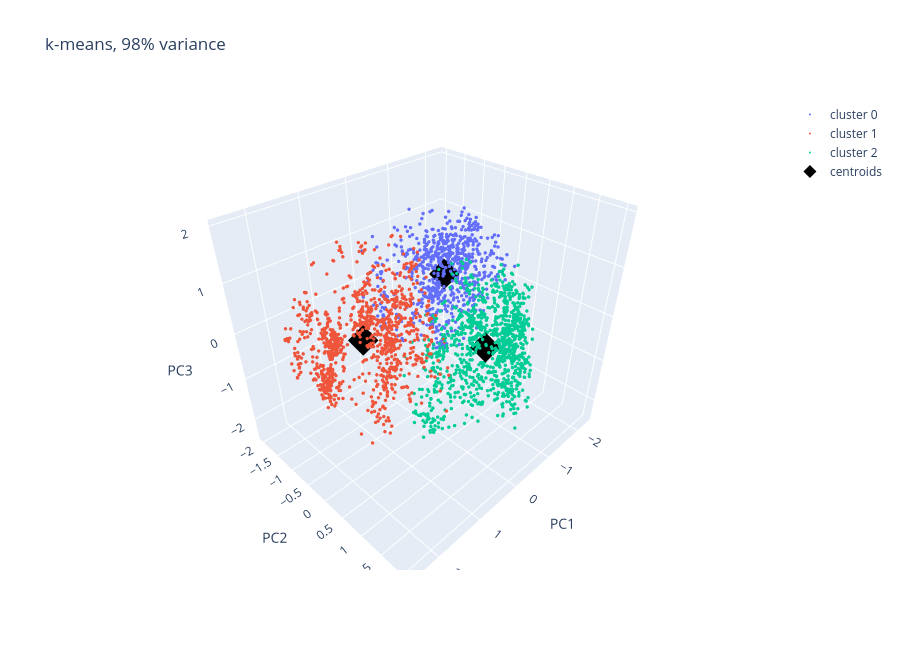
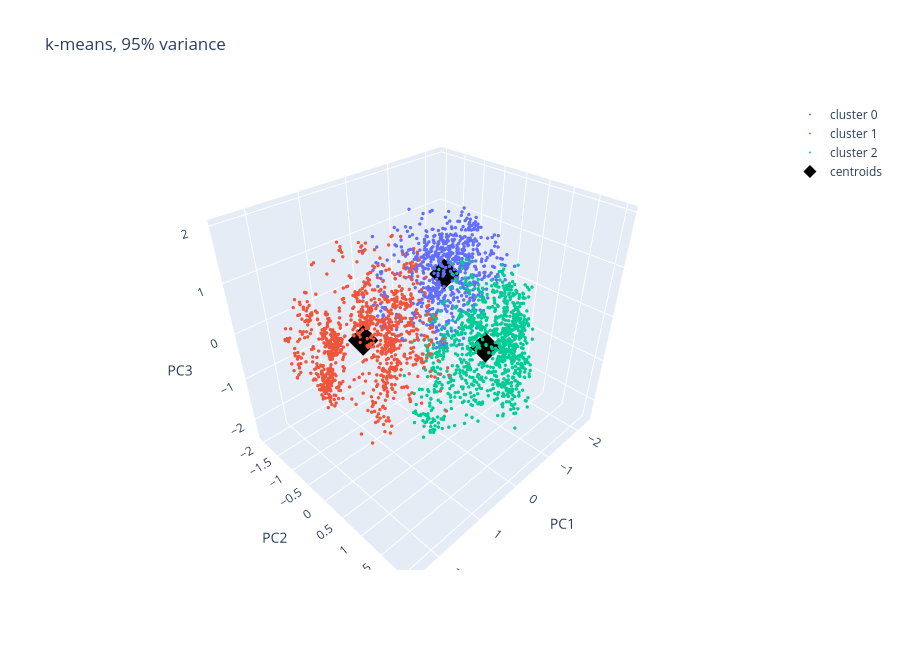
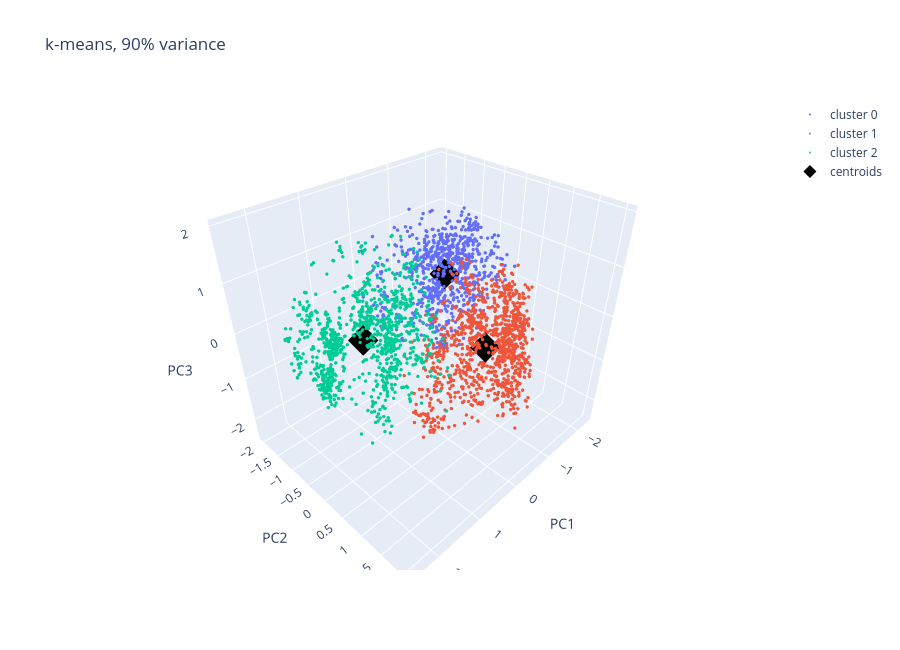
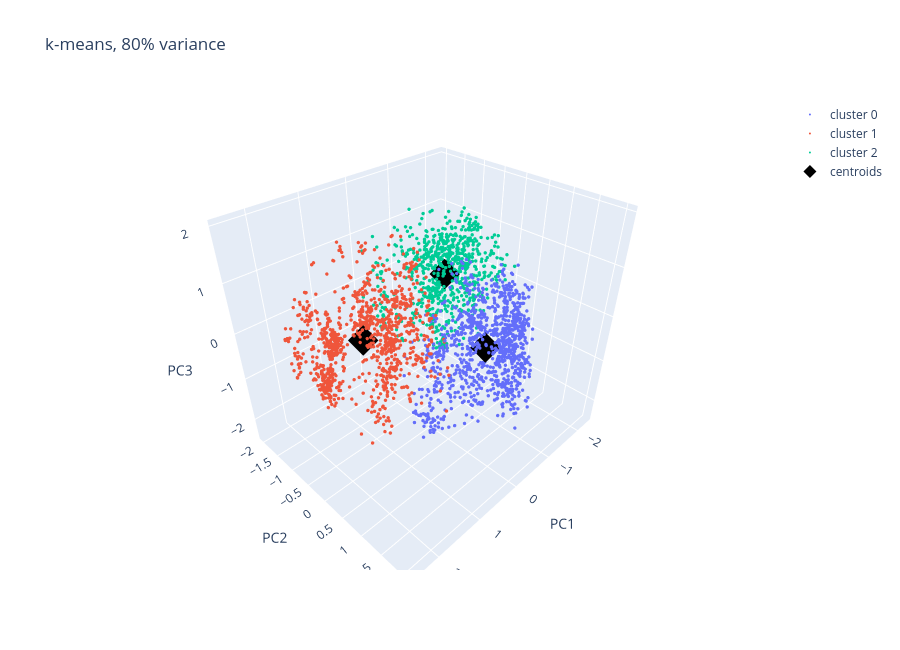

The code cell stored with these charts, in order, in its notebook:
### Markdown cell above
### Bonus a + b - 3D Interactive graphs

### Code cell
import plotly.graph_objects as go


def plot_3d(Z, colors, title, centers=None, names=None, palette=None):
    fig = go.Figure()
    for value in sorted(np.unique(colors)):
        mask = colors == value
        fig.add_trace(go.Scatter3d(
            x=Z[mask, 0], y=Z[mask, 1], z=Z[mask, 2],
            mode='markers',
            marker=dict(size=2, color=palette[value] if palette else None),
            name=names[value] if names else f'cluster {value}'
        ))
    if centers is not None:
        fig.add_trace(go.Scatter3d(
            x=centers[:, 0], y=centers[:, 1], z=centers[:, 2],
            mode='markers', marker=dict(size=10, symbol='diamond', color='black'),
            name='centroids'
        ))
    fig.update_layout(title=title, height=650,
                      scene=dict(xaxis_title='PC1', yaxis_title='PC2', zaxis_title='PC3'))
    fig.show()

# a) one plot per clustering
for t in thresholds:
    plot_3d(reduced[t][1], models[t].labels_, f"k-means, {int(t * 100)}% variance",
            centers=models[t].cluster_centers_)

### Figure 1 — Plotly figure (JSON) as saved in the notebook; plotly's stock layout.template omitted (floating-point values rounded to 4 significant figures; data arrays with more than 128 entries replaced by an {"elided": "..."} marker saying what was removed)
{"data": [{"marker": {"size": 2}, "mode": "markers", "name": "cluster 0", "type": "scatter3d", "x": {"elided": "781 float values"}, "y": {"elided": "781 float values"}, "z": {"elided": "781 float values"}}, {"marker": {"size": 2}, "mode": "markers", "name": "cluster 1", "type": "scatter3d", "x": {"elided": "1087 float values"}, "y": {"elided": "1087 float values"}, "z": {"elided": "1087 float values"}}, {"marker": {"size": 2}, "mode": "markers", "name": "cluster 2", "type": "scatter3d", "x": {"elided": "1062 float values"}, "y": {"elided": "1062 float values"}, "z": {"elided": "1062 float values"}}, {"marker": {"color": "black", "size": 10, "symbol": "diamond"}, "mode": "markers", "name": "centroids", "type": "scatter3d", "x": [-1.214, 1.32, -0.4583], "y": [-0.8396, -0.2639, 0.8875], "z": [0.1832, 0.1657, -0.3043]}], "layout": {"height": 650, "scene": {"xaxis": {"title": {"text": "PC1"}}, "yaxis": {"title": {"text": "PC2"}}, "zaxis": {"title": {"text": "PC3"}}}, "title": {"text": "k-means, 98% variance"}}}

### Figure 2 — Plotly figure (JSON) as saved in the notebook; plotly's stock layout.template omitted (floating-point values rounded to 4 significant figures; data arrays with more than 128 entries replaced by an {"elided": "..."} marker saying what was removed)
{"data": [{"marker": {"size": 2}, "mode": "markers", "name": "cluster 0", "type": "scatter3d", "x": {"elided": "781 float values"}, "y": {"elided": "781 float values"}, "z": {"elided": "781 float values"}}, {"marker": {"size": 2}, "mode": "markers", "name": "cluster 1", "type": "scatter3d", "x": {"elided": "1087 float values"}, "y": {"elided": "1087 float values"}, "z": {"elided": "1087 float values"}}, {"marker": {"size": 2}, "mode": "markers", "name": "cluster 2", "type": "scatter3d", "x": {"elided": "1062 float values"}, "y": {"elided": "1062 float values"}, "z": {"elided": "1062 float values"}}, {"marker": {"color": "black", "size": 10, "symbol": "diamond"}, "mode": "markers", "name": "centroids", "type": "scatter3d", "x": [-1.214, 1.32, -0.4583], "y": [-0.8396, -0.2639, 0.8875], "z": [0.1832, 0.1657, -0.3043]}], "layout": {"height": 650, "scene": {"xaxis": {"title": {"text": "PC1"}}, "yaxis": {"title": {"text": "PC2"}}, "zaxis": {"title": {"text": "PC3"}}}, "title": {"text": "k-means, 95% variance"}}}

### Figure 3 — Plotly figure (JSON) as saved in the notebook; plotly's stock layout.template omitted (floating-point values rounded to 4 significant figures; data arrays with more than 128 entries replaced by an {"elided": "..."} marker saying what was removed)
{"data": [{"marker": {"size": 2}, "mode": "markers", "name": "cluster 0", "type": "scatter3d", "x": {"elided": "781 float values"}, "y": {"elided": "781 float values"}, "z": {"elided": "781 float values"}}, {"marker": {"size": 2}, "mode": "markers", "name": "cluster 1", "type": "scatter3d", "x": {"elided": "1060 float values"}, "y": {"elided": "1060 float values"}, "z": {"elided": "1060 float values"}}, {"marker": {"size": 2}, "mode": "markers", "name": "cluster 2", "type": "scatter3d", "x": {"elided": "1089 float values"}, "y": {"elided": "1089 float values"}, "z": {"elided": "1089 float values"}}, {"marker": {"color": "black", "size": 10, "symbol": "diamond"}, "mode": "markers", "name": "centroids", "type": "scatter3d", "x": [-1.218, -0.4565, 1.318], "y": [-0.837, 0.8889, -0.2649], "z": [0.1834, -0.3043, 0.1647]}], "layout": {"height": 650, "scene": {"xaxis": {"title": {"text": "PC1"}}, "yaxis": {"title": {"text": "PC2"}}, "zaxis": {"title": {"text": "PC3"}}}, "title": {"text": "k-means, 90% variance"}}}

### Figure 4 — Plotly figure (JSON) as saved in the notebook; plotly's stock layout.template omitted (floating-point values rounded to 4 significant figures; data arrays with more than 128 entries replaced by an {"elided": "..."} marker saying what was removed)
{"data": [{"marker": {"size": 2}, "mode": "markers", "name": "cluster 0", "type": "scatter3d", "x": {"elided": "1058 float values"}, "y": {"elided": "1058 float values"}, "z": {"elided": "1058 float values"}}, {"marker": {"size": 2}, "mode": "markers", "name": "cluster 1", "type": "scatter3d", "x": {"elided": "1089 float values"}, "y": {"elided": "1089 float values"}, "z": {"elided": "1089 float values"}}, {"marker": {"size": 2}, "mode": "markers", "name": "cluster 2", "type": "scatter3d", "x": {"elided": "783 float values"}, "y": {"elided": "783 float values"}, "z": {"elided": "783 float values"}}, {"marker": {"color": "black", "size": 10, "symbol": "diamond"}, "mode": "markers", "name": "centroids", "type": "scatter3d", "x": [-0.4556, 1.318, -1.217], "y": [0.8903, -0.2649, -0.8345], "z": [-0.3049, 0.1647, 0.1829]}], "layout": {"height": 650, "scene": {"xaxis": {"title": {"text": "PC1"}}, "yaxis": {"title": {"text": "PC2"}}, "zaxis": {"title": {"text": "PC3"}}}, "title": {"text": "k-means, 80% variance"}}}
